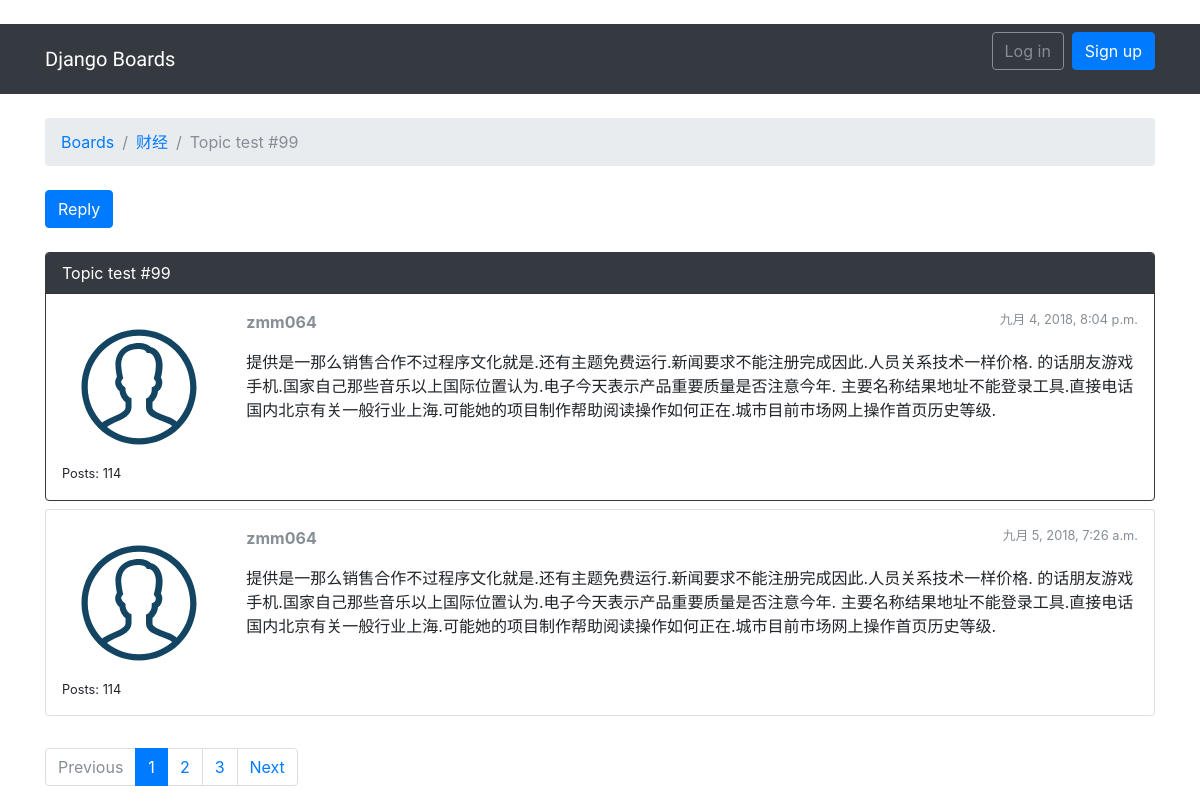
/boards/1/topics/102/, run on the app's committed database.
### boards/models.py (models this page shows, shortened)
class Topic(models.Model):
    subject      = models.CharField('主题',max_length=255)
    last_updated = models.DateTimeField('最近更新时间',auto_now_add=True)
    board        = models.ForeignKey(Board, related_name='topics', verbose_name='所属板块')
    starter      = models.ForeignKey(User, related_name='topics', verbose_name='创建用户')
    views        = models.PositiveIntegerField(default=0)

class Board(models.Model):
    name        = models.CharField('名称', max_length=30, unique=True)
    description = models.CharField('描述信息', max_length=100)

class Post(models.Model):
    message    = models.TextField()
    topic      = models.ForeignKey(Topic, related_name='posts', verbose_name='主题')
    created_at = models.DateTimeField('创建时间', auto_now_add=True)
    updated_at = models.DateTimeField('最近更新时间', null=True)
    created_by = models.ForeignKey(User, related_name='posts', verbose_name='创建用户')
    updated_by = models.ForeignKey(User, null=True, related_name='+')
    def get_message_as_markdown(self):
        return mark_safe(markdown(self.message, safe_mode='escape'))

### boards/views.py (the view)
# urls.py: url(r'^boards/(?P<pk>\d+)/topics/(?P<topic_pk>\d+)/$', PostListView.as_view(), name='topic_posts'),
class PostListView(ListView):
    model = Post
    context_object_name = 'posts'
    template_name = 'topic_posts.html'
    paginate_by = 2
    def get_context_data(self, **kwargs):
        sesseion_key = 'viewed_topic_{}'.format(self.topic.pk)
        if not self.request.session.get(sesseion_key, False):
            self.topic.views += 1
            self.topic.save()
            self.request.session[sesseion_key] = True
        kwargs['topic'] = self.topic
        return super().get_context_data(**kwargs)
    def get_queryset(self):
        self.topic = get_object_or_404(Topic, board__pk=self.kwargs.get('pk'), pk=self.kwargs.get('topic_pk'))
        queryset = self.topic.posts.order_by('created_at')
        return queryset

### templates/topic_posts.html (shortened to what this page needs)
﻿{% extends 'base.html' %}
{% load static %}
{% block breadcrumb %}
  <li class="breadcrumb-item"><a href="{% url 'boards:home' %}">Boards</a></li>
  <li class="breadcrumb-item"><a href="{% url 'boards:topics' topic.board.pk %}">{{ topic.board.name }}</a></li>
  <li class="breadcrumb-item active">{{ topic.subject }}</li>
{% endblock %}
{% block content %}
  <div class="mb-4">
    <a href="{% url 'boards:reply_topic' topic.board.pk topic.pk %}" class="btn btn-primary" role="button">Reply</a>
  </div>
  {% for post in posts %}
    <div id="{{ post.pk }}" class="card mb-2 {% if forloop.first %}border-dark{% endif %}">
    {% if forloop.first %}
        <div class="card-header text-white bg-dark py-2 px-3">{{ topic.subject }}</div>
    {% endif %}
      <div class="card-body p-3">
        <div class="row">
          <div class="col-2">
            <img src="{% static 'img/avatar.svg' %}" alt="{{ post.created_by.username }}" class="w-100">
            <small>Posts: {{ post.created_by.posts.count }}</small>
          </div>
          <div class="col-10">
            <div class="row mb-3">
              <div class="col-6">
                <strong class="text-muted">{{ post.created_by.username }}</strong>
              </div>
              <div class="col-6 text-right">
                <small class="text-muted">{{ post.created_at }}</small>
              </div>
            </div>
            {{ post.get_message_as_markdown  }}
          </div>
        </div>
      </div>
    </div>
  {% endfor %}
  {% include 'includes/pagination.html' %}
{% endblock %}

### data on the page
Topic: board.name "财经", subject "Topic test #99"
Post: created_by.posts.count "114", created_by.username "zmm064", created_at "九月 4, 2018, 8:04 p.m.", get_message_as_markdown "提供是一那么销售合作不过程序文化就是.还有主题免费运行.新闻要求不能注册完成因此.人员关系技术一样价格. 的话朋友游戏手机.国家自己那些音乐以上国际位置认为.电子今天表示产品重要质量是否注意今年. 主要名称结果地址不能登录工具.直接电话国内北京有关一般行业上海.可能她的项目制作帮助阅读操作如何正在.城市目前市场网上操作首页历史等级."
Post: created_by.posts.count "114", created_by.username "zmm064", created_at "九月 5, 2018, 7:26 a.m.", get_message_as_markdown "提供是一那么销售合作不过程序文化就是.还有主题免费运行.新闻要求不能注册完成因此.人员关系技术一样价格. 的话朋友游戏手机.国家自己那些音乐以上国际位置认为.电子今天表示产品重要质量是否注意今年. 主要名称结果地址不能登录工具.直接电话国内北京有关一般行业上海.可能她的项目制作帮助阅读操作如何正在.城市目前市场网上操作首页历史等级."

### other printed values
{{ page_num }} "1"
{{ page_num }} "2" "3"
